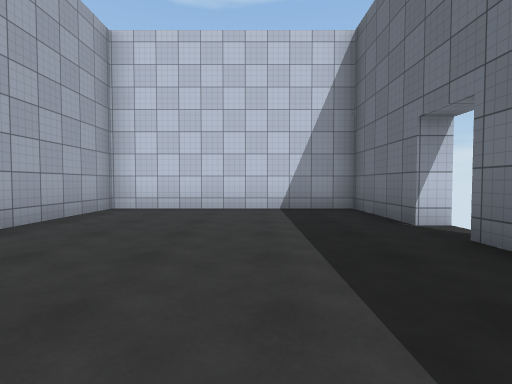
[1] (above)

15 first-person views from a walk through a scene from a Unity 3-D project. The camera is 1.2 m above the floor, tilts 2° down and sees 85° across. The floor is counted in squares, 2 m on a side. Each view is taken from the middle of a square. On the plan, view 1 faces up. The plan holds only what a view shows up to about 9 squares ahead; the rest is blank. The place goes on beyond the plan. The player is left out. Surface patterns are stand-ins for the level's own textures.

[2]
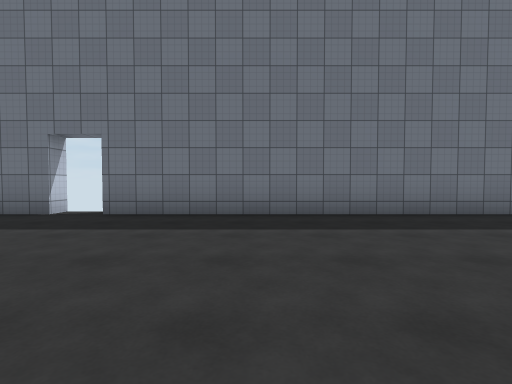

[3]
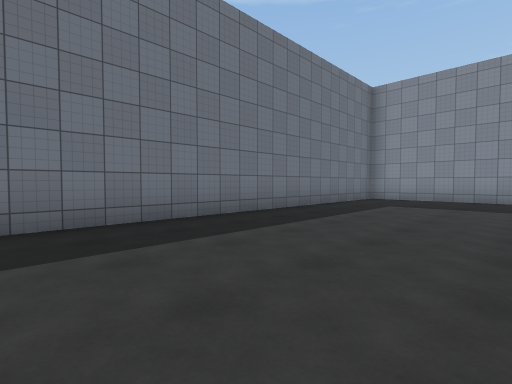

[4]
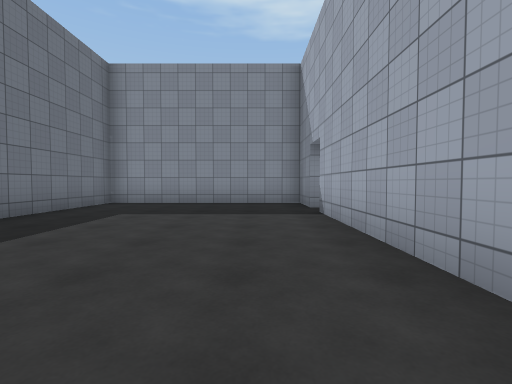

[5]
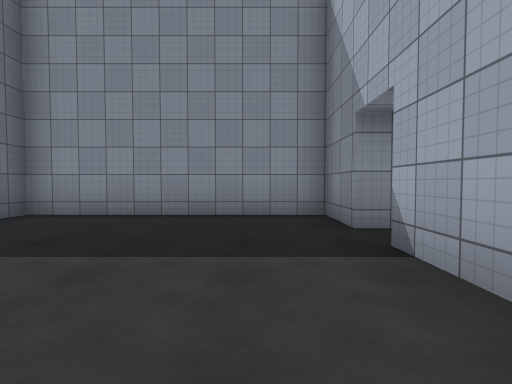

[6]
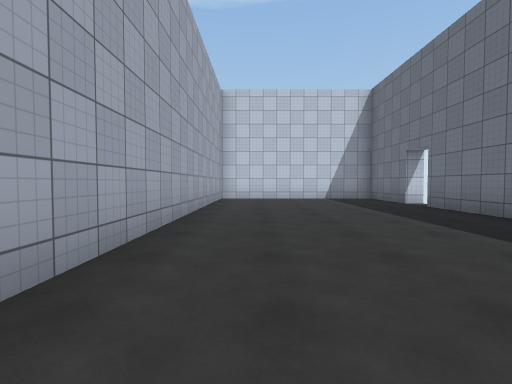

[7]
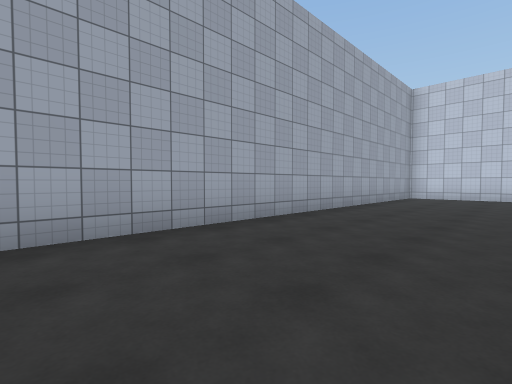

[8]
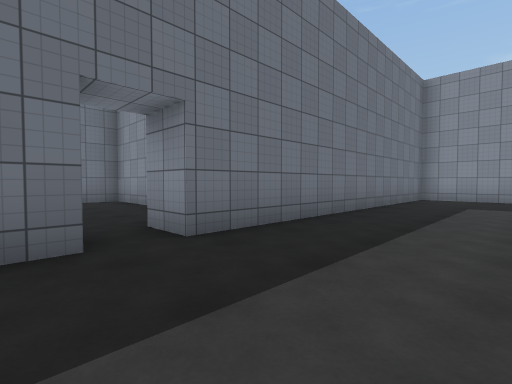

[9]
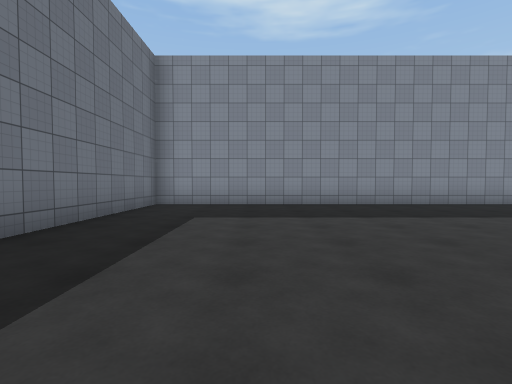

[10]
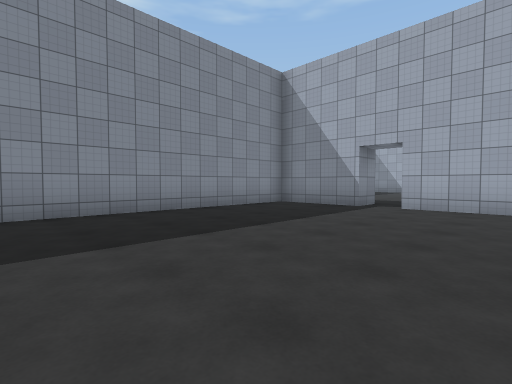

[11]
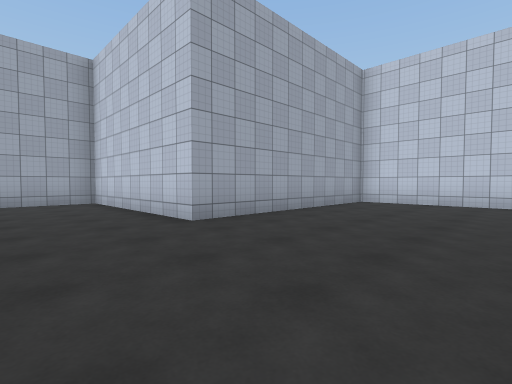

[12]
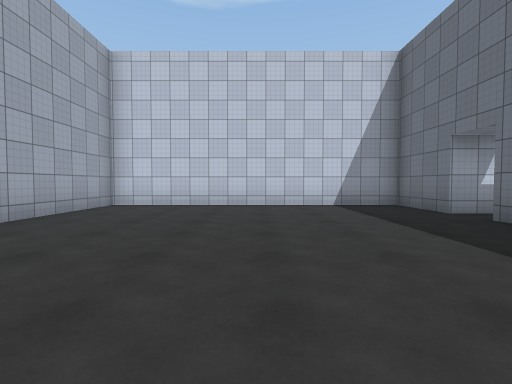

[13]
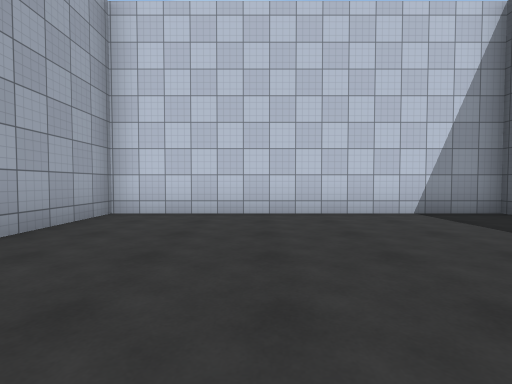

[14]
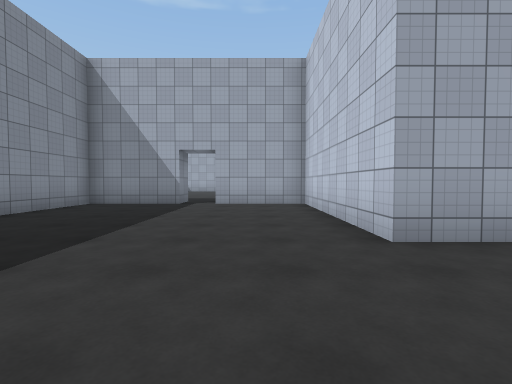

[15]
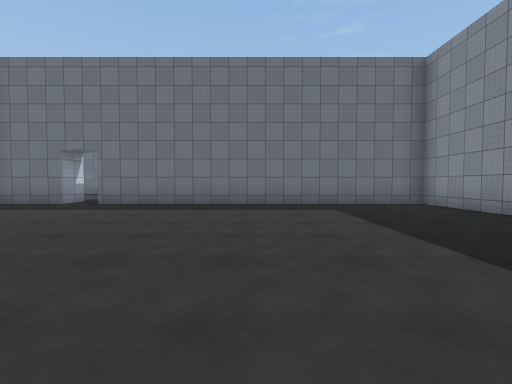

### Floor plan
Points are (right, up) in squares from view 1. A wall is a line through its corners. A room is listed if a view was taken in it or the views show most of it. See-through windows are left out.
Room 1 (views 1, 2, 3, 4, 5, 6, 7)
walls: (2.8, 3.9) (2.2, 3.9) (2.2, 6.4) (-3.3, 6.4) (-3.3, -9.6) (-4.3, -9.6); (-4.3, -10.6) (-3.3, -10.6) (-3.3, -12.1) (2.2, -12.1) (2.2, 2.9)
ways out: opening at (-4, -10) to room 2; gap at (3, 3.5)
Room 2 (views 8, 9, 10, 11, 12, 13, 14, 15)
walls: (-4.3, -9.6) (-4.3, -7.6) (-11.8, -7.6) (-11.8, -13.6) (-16.8, -13.6) (-16.8, -16.1); (-16.8, -17.1) (-16.8, -19.6) (-4.3, -19.6) (-4.3, -10.6)
ways out: opening at (-4, -10) to room 1; opening at (-17, -17)

Where each view was taken, in squares from view 1:
view 1: 0 up, 0 right, facing up
view 2: 0 up, 3 left, facing right
view 3: 2 down, 2 left, facing down-right
view 4: 4 down, 2 left, facing down
view 5: 7 down, 2 left, facing down
view 6: 4 down, 2 left, facing up
view 7: 5 down, 0 right, facing up-left
view 8: 9 down, 7 left, facing down-right
view 9: 12 down, 7 left, facing down
view 10: 14 down, 10 left, facing down-left
view 11: 16 down, 8 left, facing up-left
view 12: 15 down, 8 left, facing up
view 13: 13 down, 9 left, facing up
view 14: 15 down, 9 left, facing left
view 15: 15 down, 12 left, facing right
